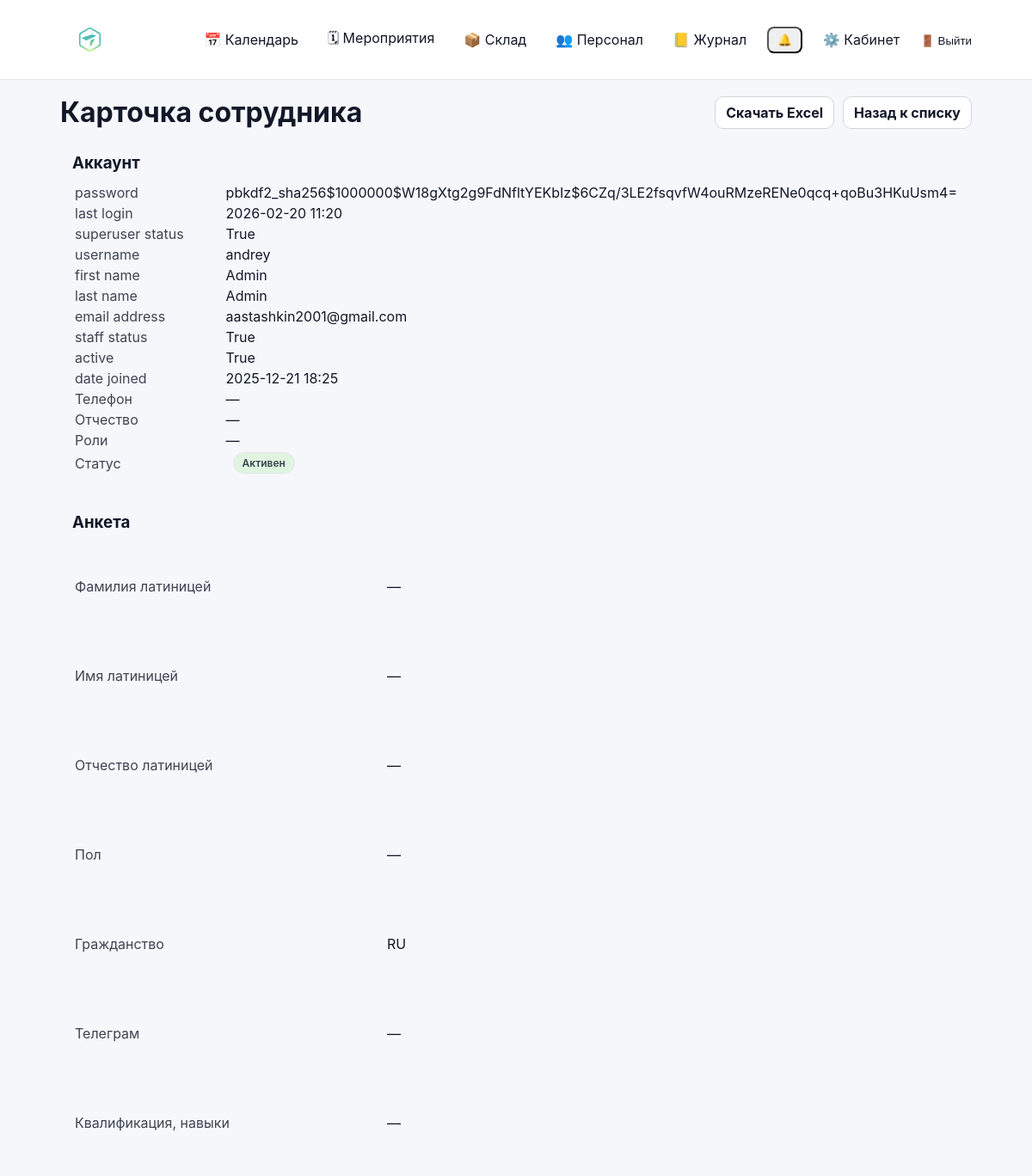
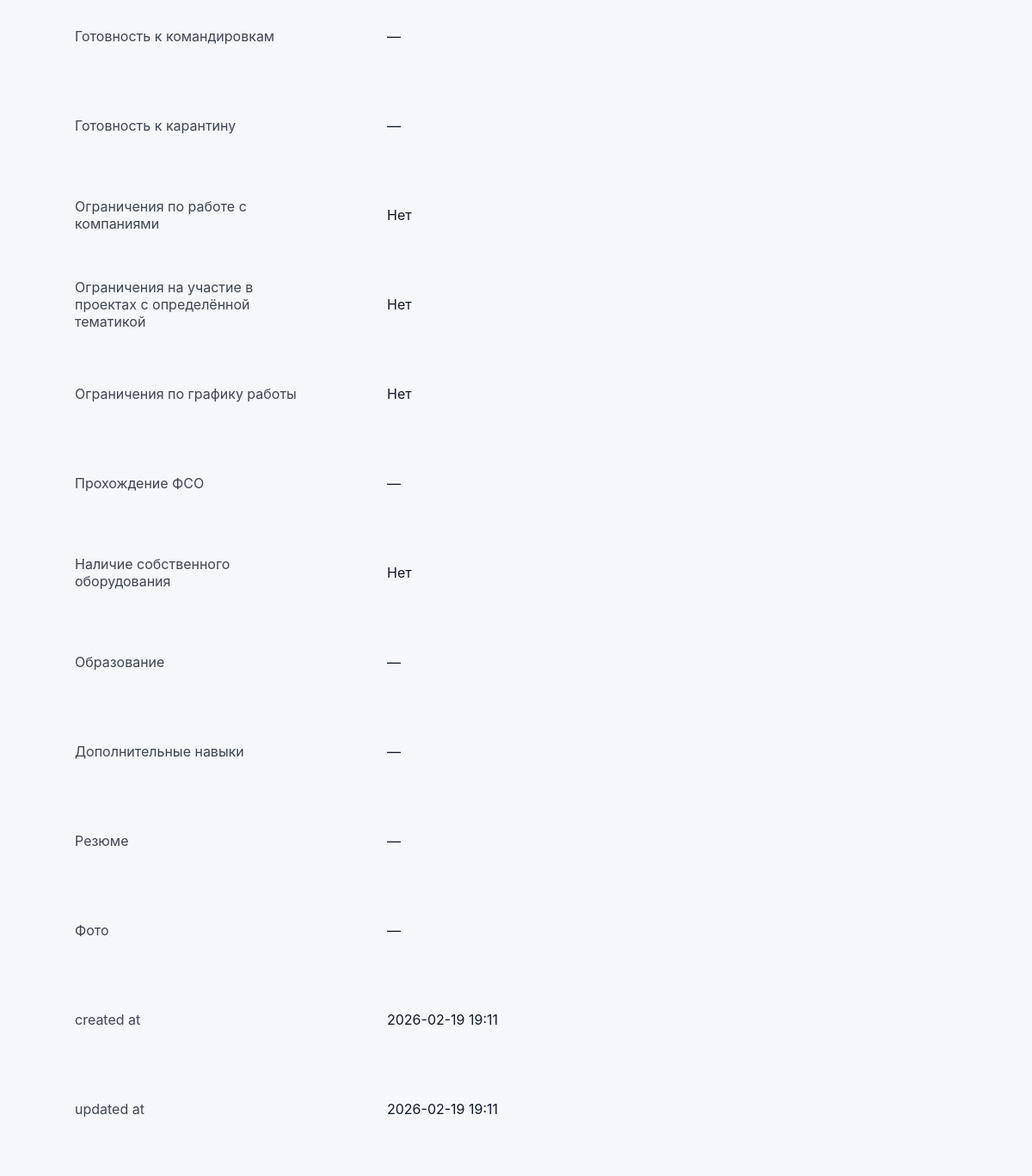
/staff/personnel/user/1/view/ (signed in), run on the app's committed database (2 pictures, top to bottom).
### accounts/models.py (models this page shows, shortened)
class User(AbstractUser):
    phone = models.CharField("Телефон", max_length=30, blank=True, default="")
    patronymic = models.CharField("Отчество", max_length=150, blank=True, default="")
    class Meta(AbstractUser.Meta):
        permissions = [
            ("manage_staff", "Can manage staff (users/roles)"),
        ]

class Profile(models.Model):
    class Gender(models.TextChoices):
        MALE = "male", "Мужской"
        FEMALE = "female", "Женский"
        OTHER = "other", "Другое"
    class YesNoMaybe(models.TextChoices):
        YES = "yes", "Да"
        NO = "no", "Нет"
        LIMITED = "limited", "Ограниченно"
    class Citizenship(models.TextChoices):
        RU = "RU", "РФ"
        OTHER = "OTHER", "Другое"
    class FSOStatus(models.TextChoices):
        YES = "yes", "Да"
        NO = "no", "Нет"
        IN_PROGRESS = "in_progress", "В процессе"
        NA = "na", "Не требуется/не знаю"
    class Education(models.TextChoices):
        HIGHER_FULL = "higher_full", "Высшее-полное"
        HIGHER = "higher", "Высшее"
        SECONDARY = "secondary", "Среднее"
        OTHER = "other", "Другое"
    user = models.OneToOneField(settings.AUTH_USER_MODEL, on_delete=models.CASCADE, related_name="profile")
    last_name_lat = models.CharField("Фамилия латиницей", max_length=150, blank=True, default="")
    first_name_lat = models.CharField("Имя латиницей", max_length=150, blank=True, default="")
    patronymic_lat = models.CharField("Отчество латиницей", max_length=150, blank=True, default="")
    gender = models.CharField("Пол", max_length=20, choices=Gender.choices, blank=True, default="")
    citizenship = models.CharField(
        "Гражданство", max_length=20, choices=Citizenship.choices, blank=True, default=Citizenship.RU
    )
    telegram = models.CharField("Телеграм", max_length=150, blank=True, default="")
    qualification = models.CharField("Квалификация, навыки", max_length=255, blank=True, default="")
    travel_ready = models.CharField(
        "Готовность к командировкам", max_length=20, choices=YesNoMaybe.choices, blank=True, default=""
    )
    quarantine_ready = models.CharField(
        "Готовность к карантину", max_length=20, choices=YesNoMaybe.choices, blank=True, default=""
    )
    restrictions_companies = models.CharField(
        "Ограничения по работе с компаниями", max_length=255, blank=True, default="Нет"
    )
    restrictions_topics = models.CharField(
        "Ограничения на участие в проектах с определённой тематикой", max_length=255, blank=True, default="Нет"
    )
    restrictions_schedule = models.CharField(
        "Ограничения по графику работы", max_length=255, blank=True, default="Нет"
    )
    fso_status = models.CharField(
        "Прохождение ФСО", max_length=30, choices=FSOStatus.choices, blank=True, default=""
    )
    own_equipment = models.CharField("Наличие собственного оборудования", max_length=255, blank=True, default="Нет")
    education = models.CharField("Образование", max_length=30, choices=Education.choices, blank=True, default="")
    additional_skills = models.TextField("Дополнительные навыки", blank=True, default="")
    resume = models.FileField("Резюме", upload_to="staff/resumes/", blank=True, null=True)
    photo = models.ImageField("Фото", upload_to="staff/photos/", blank=True, null=True)
    created_at = models.DateTimeField(auto_now_add=True)
    updated_at = models.DateTimeField(auto_now=True)

### accounts/staff_views.py (the view)
# urls.py: path("personnel/user/<int:user_id>/view/", staff_views.staff_user_view, name="staff_user_view"),
@login_required
def staff_user_view(request, user_id: int):
    if not can_manage_staff(request.user):
        return _deny()
    user_obj = get_object_or_404(User, id=user_id)
    profile_obj = _get_related_profile_object(user_obj)
    user_pairs = _model_to_pairs(user_obj)
    profile_pairs = _model_to_pairs(profile_obj)
    return render(
        request,
        "accounts/staff_user_view.html",
        {
            "tab": "users",
            "user_obj": user_obj,
            "profile_obj": profile_obj,
            "user_pairs": user_pairs,
            "profile_pairs": profile_pairs,
        },
    )

### accounts/context_processors.py (called while the page is built)
def authz_flags(request):
    user = getattr(request, "user", None)
    return {
        "can_manage_staff": can_manage_staff(user),
        "can_edit_event_card": can_edit_event_card(user),
        "can_edit_event_equipment": can_edit_event_equipment(user),
        "can_edit_inventory": can_edit_inventory(user),
        "can_view_stock": can_view_stock(user),
    }

### accounts/permissions.py (called while the page is built)
def _ok(user) -> bool:
    return bool(user and user.is_authenticated)

def is_super(user) -> bool:
    return bool(_ok(user) and getattr(user, "is_superuser", False))

def can_manage_staff(user) -> bool:
    return is_super(user) or (_ok(user) and user.has_perm("accounts.manage_staff"))

def can_edit_inventory(user) -> bool:
    return is_super(user) or (_ok(user) and user.has_perm("inventory.manage_inventory"))

def can_view_stock(user) -> bool:
    return is_super(user) or (_ok(user) and (user.has_perm("inventory.manage_inventory") or user.has_perm("events.edit_event_card")))

def can_edit_event_card(user) -> bool:
    return is_super(user) or (_ok(user) and user.has_perm("events.edit_event_card"))

def can_edit_event_equipment(user) -> bool:
    return is_super(user) or (_ok(user) and user.has_perm("events.edit_event_equipment"))

### accounts/staff_views.py (called while the page is built)
def _get_related_profile_object(user_obj):
    candidates = [
        "profile",
        "questionnaire",
        "form",
        "staff_profile",
        "employee_profile",
        "personnel_profile",
        " анкета",  # на случай экзотики
    ]
    for attr in candidates:
        try:
            obj = getattr(user_obj, attr, None)
        except Exception:
            obj = None
        if obj is not None:
            return obj
    return None

### accounts/templates/accounts/staff_user_view.html
{% extends "base.html" %}
{% block content %}
<div style="display:flex; justify-content:space-between; align-items:center; gap:12px; flex-wrap:wrap;">
  <h1 style="margin:0;">Карточка сотрудника</h1>
  <div style="display:flex; gap:10px; flex-wrap:wrap;">
    <a class="btn" href="{% url 'staff_user_export_xlsx' user_obj.id %}">Скачать Excel</a>
    <a class="btn" href="{% url 'staff_users' %}">Назад к списку</a>
  </div>
</div>
<div style="margin-top:14px; display:grid; gap:14px;">
  <div class="card" style="padding:14px;">
    <h3 style="margin:0 0 10px 0;">Аккаунт</h3>
    <table class="table" style="width:100%;">
      <tbody>
        {% for label, value in user_pairs %}
          <tr>
            <td style="width:280px; opacity:.8;">{{ label }}</td>
            <td>
              {% if value %}{{ value }}{% else %}—{% endif %}
            </td>
          </tr>
        {% endfor %}
        <tr>
          <td style="width:280px; opacity:.8;">Роли</td>
          <td>
            {% with gs=user_obj.groups.all %}
              {% if gs %}
                {% for g in gs %}
                  {{ g.name }}{% if not forloop.last %}, {% endif %}
                {% endfor %}
              {% else %}
                —
              {% endif %}
            {% endwith %}
          </td>
        </tr>
        <tr>
          <td style="width:280px; opacity:.8;">Статус</td>
          <td>
            {% if user_obj.is_active %}
              <span class="badge" style="padding:4px 10px; border-radius:999px; background:#dff5df;">Активен</span>
            {% else %}
              <span class="badge" style="padding:4px 10px; border-radius:999px; background:#f8d7da;">Заблокирован</span>
            {% endif %}
          </td>
        </tr>
      </tbody>
    </table>
  </div>
  <div class="card" style="padding:14px;">
    <h3 style="margin:0 0 10px 0;">Анкета</h3>
    {% if profile_pairs %}
      <table class="table" style="width:100%;">
        <tbody>
          {% for label, value in profile_pairs %}
            <tr>
              <td style="width:280px; opacity:.8;">{{ label }}</td>
              <td style="white-space:pre-wrap;">
                {% if value %}
                  {{ value }}
                {% else %}
                  —
                {% endif %}
              </td>
            </tr>
          {% endfor %}
        </tbody>
      </table>
    {% else %}
      <div style="opacity:.8;">Анкета не найдена или ещё не заполнена.</div>
    {% endif %}
  </div>
</div>
{% endblock %}

### static/css/base.css (style rules this page uses)
* { box-sizing: border-box; }
html, body { height: 100%; }
body { margin: 0; font-family: -apple-system, BlinkMacSystemFont, "Segoe UI", Roboto, Arial, sans-serif; background: #f5f7fb; color: #111827; }
a { color: inherit; text-decoration: none; }
.btn { display: inline-flex; align-items: center; gap: 8px; padding: 8px 12px; border-radius: 10px; border: 1px solid #d1d5db; background: #ffffff; color: #111827; font-weight: 700; cursor: pointer; text-decoration: none; transition: transform 160ms ease, box-shadow 160ms ease, background 160ms ease, border-color 160ms ease; }
.badge { display: inline-flex; align-items: center; padding: 2px 8px; border-radius: 999px; border: 1px solid #e5e7eb; background: #f9fafb; color: #374151; font-size: 12px; font-weight: 600; margin-left: 8px; }

### data on the page
User: user_pairs "pbkdf2_sha256$1000000$W18gXtg2g9FdNfltYEKbIz$6CZq/3LE2fsqvfW4ouRMzeRENe0qcq+qoBu3HKuUsm4=" "andrey" "Admin" "Admin" "aastashkin2001@gmail.com"
Profile: profile_pairs "RU" "Нет" "Нет" "Нет" "Нет"

### other printed values
{{ label }} "password" "last login" "superuser status" "username" "first name" "last name" "email address" "staff status" "active" "date joined" "Телефон" "Отчество"
{{ value }} "2026-02-20 11:20" "True" "True" "True" "2025-12-21 18:25"
{{ label }} "Фамилия латиницей" "Имя латиницей" "Отчество латиницей" "Пол" "Гражданство" "Телеграм" "Квалификация, навыки" "Готовность к командировкам" "Готовность к карантину" "Ограничения по работе с компаниями" "Ограничения на участие в проектах с определённой тематикой" "Ограничения по графику работы" "Прохождение ФСО" "Наличие собственного оборудования" "Образование" "Дополнительные навыки" "Резюме" "Фото" "created at" "updated at"
{{ value }} "2026-02-19 19:11" "2026-02-19 19:11"
